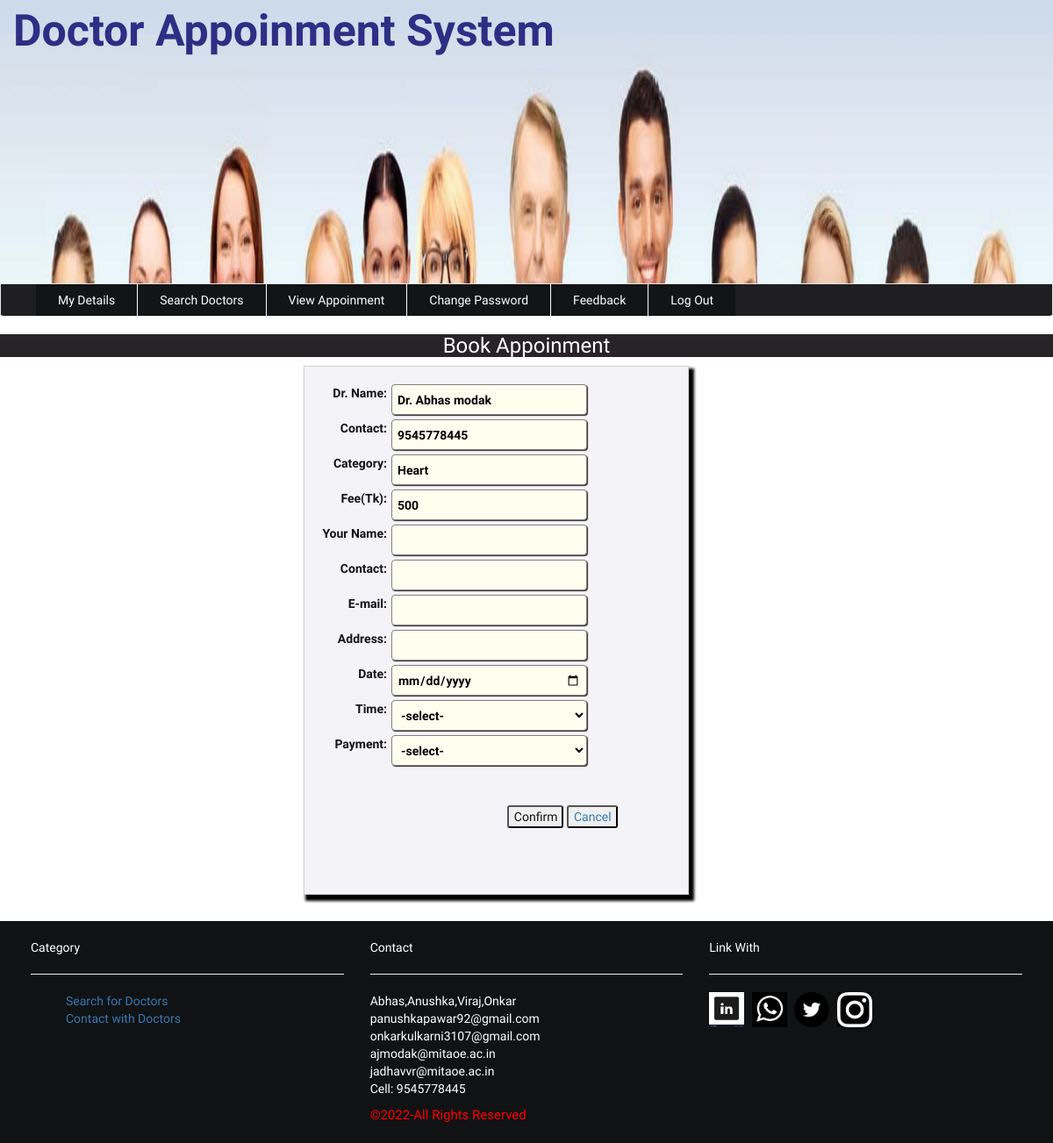
/patient/booking.php?doc_id=1, run on the app's committed database.
### tables this page shows
CREATE TABLE `doctor` (
  `doc_id` int(22) NOT NULL,
  `doctor_id` varchar(22) NOT NULL,
  `name` varchar(22) NOT NULL,
  `address` varchar(100) NOT NULL,
  `contact` varchar(14) NOT NULL,
  `email` varchar(22) NOT NULL,
  `expertise` varchar(22) NOT NULL,
  `id` int(11) NOT NULL,
  `fee` varchar(111) NOT NULL,
  `userid` varchar(22) NOT NULL,
  `password` varchar(22) NOT NULL,
  `pic` varchar(251) NOT NULL
);

### patient/booking.php (the view, shortened to what this page needs)
<?php include('header.php'); ?>
<?php include('uptomenu.php'); ?>
<?php
	$doc_id = isset($_GET['doc_id'])?$_GET['doc_id']:"";
 ?>
					<?php
					include('../config.php');
							$sql="SELECT * FROM doctor WHERE doc_id = $doc_id ";
							$result = $conn->query($sql);
							if ($result->num_rows > 0) {
							    while($row  = $result->fetch_assoc()) {
							        $name 	= $row["name"];
							        $expertise 	= $row["expertise"];
							        $contact 	= $row["contact"];
							        $fee = $row["fee"];
							    }
							}
					?>
		<div class="login" style="background-color:#fff;">
		<h3 class="text-center" style="background-color:#272327;color: #fff;">Book Appoinment</h3>
			<div class="formstyle" style="float: right;padding:20px;border: 1px solid lightgrey;margin-right:415px; margin-bottom:30px;background-color:#f3f3f8;color:#141313;">
				<form action="" method="post" class="text-center form-group" enctype="multipath/form-data">
					<label>
						Dr. Name: <input type="text" name="dname" value="<?php echo $name; ?>" >
					</label><br><br>
 					<label>
						Contact: <input type="text" name="dcontact" value="<?php echo $contact; ?>" />
					</label><br><br>
					<label>
						Category: <input type="text" name="expertise" value="<?php echo $expertise; ?>" >
					</label><br><br>
					<label>
						Fee(Tk): <input type="text" name="fee" value="<?php echo $fee; ?>" >
					</label><br><br>
					<label>
						Your Name: <input type="text" name="pname" value="">
					</label><br><br>
 					<label>
						 Contact: <input type="text" name="pcontact" value=""/>
					</label><br><br>
					<label>
						 E-mail: <input type="email" name="email" value=""/>
					</label><br><br>
					<label>
						 Address: <input type="text" name="address" value="">
					</label><br><br>
					<label>
						 Date: <input type="date" name="dates" value="">
					</label><br><br>
					<label>
						 Time: <select name="tyme" required>
										<option value="">-select-</option>
									</select>
					</label><br><br>
					<label>
						 Payment: <select name="payment" required>
										<option value="Netbanking">-select-</option>
									</select>
					</label><br><br>
					<br><br>
					<button name="submit" type="submit" style="padding-right:5px;border-radius:3px;margin-right:;">Confirm</button>
					<a href="search_doctor.php"><button name="" type="" style="padding-right:5px;border-radius:3px;margin-right:-150px;">Cancel</button></a> <br>
				</form> <br><br>
			</div>
		</div>
 <?php include('footer.php'); ?>
	</div>
</body>
</html>

### patient/style.css (style rules this page uses)
body { padding: 5px auto; font-family: 'El Messiri', sans-serif; background:url(../img/bg3.jpg) fixed no-repeat; background-size:cover; }
input[type="text"],input[type="email"],input[type="password"],input[type="number"],input[type="date"],select,option { text-align: initial; width:223px; box-shadow:1px 1px 1px #2d2a2a; height:35px; line-height: normal; line-break: inherit; background-color: ivory; color: black; align-self: normal; margin-left: 5px; border:1px solid grey; border-radius: 4px; padding:4px 6px; float: right; margin-right: 95px; }
select,option { text-align: initial; width: 223px; box-shadow:1px 1px 1px #2d2a2a; height:35px; line-height: normal; line-break: inherit; background-color: ivory; align-self: normal; margin-left: 5px; border:1px solid grey; border-radius: 4px; padding:4px 6px; float: right; margin-right: 95px; }
label { cursor: pointer; float: right; }
.formstyle { box-shadow: 4px 5px 3px 2px black; }

### data on the page
doctor: dname "Dr. Abhas modak", dcontact "9545778445", expertise "Heart", fee "500"
